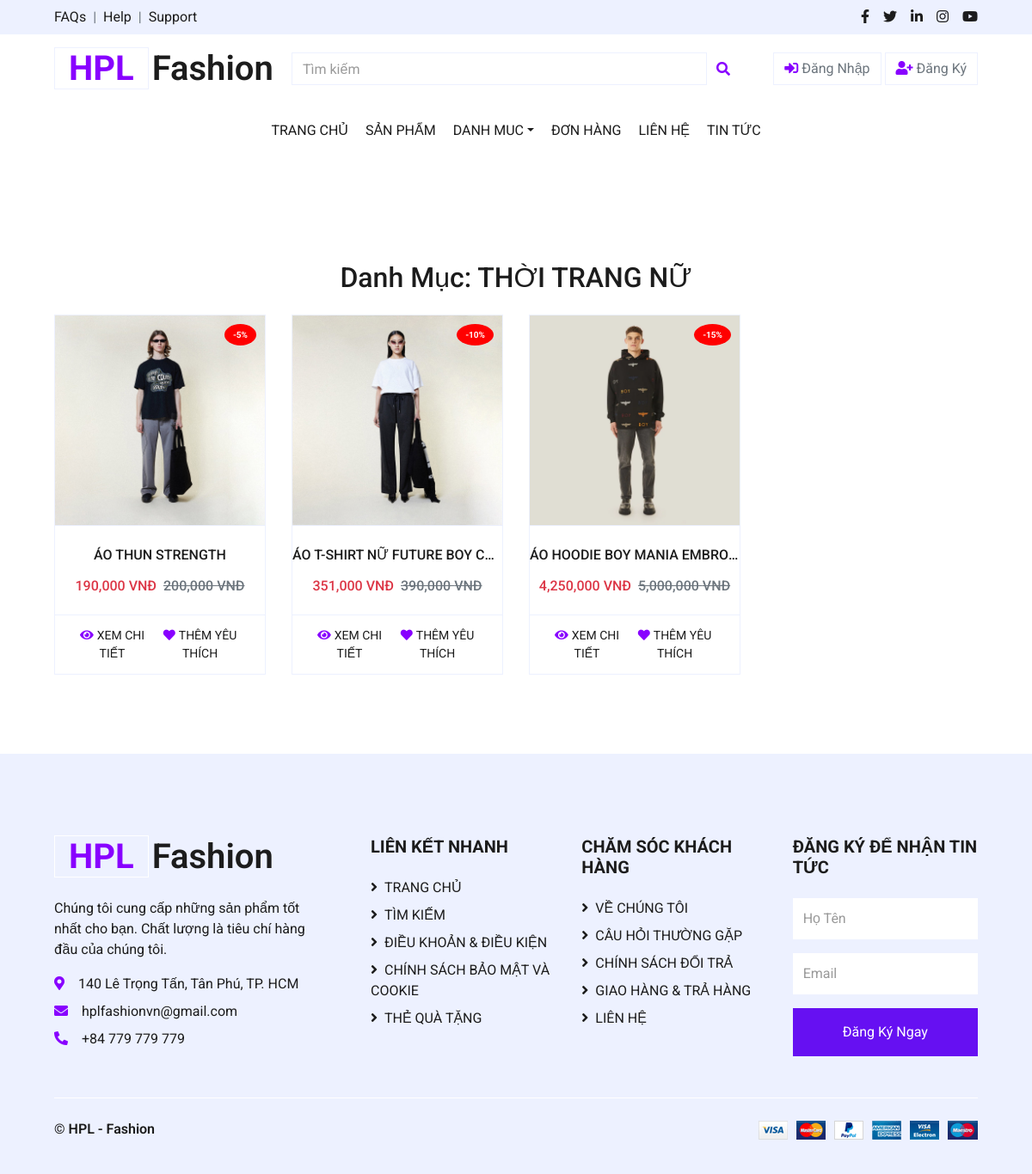
Page /views/collection.php?category_id=4 on the committed database.
### tables this page shows
CREATE TABLE `categories` (
  `category_id` int NOT NULL,
  `category_name` varchar(255) NOT NULL,
  `category_image` varchar(250) NOT NULL
);

CREATE TABLE `products` (
  `product_id` int NOT NULL,
  `product_name` varchar(255) NOT NULL,
  `price` int NOT NULL,
  `category_id` int DEFAULT NULL,
  `subcategory_id` int NOT NULL,
  `image` varchar(255) DEFAULT NULL,
  `image2` varchar(255) DEFAULT NULL,
  `image3` varchar(255) DEFAULT NULL,
  `description` varchar(255) DEFAULT NULL,
  `size` text,
  `discount` int DEFAULT '0',
  `type_id` int DEFAULT NULL,
  `view_count` int DEFAULT '0',
  `created_at` datetime DEFAULT CURRENT_TIMESTAMP
);

### config/Database.php (called while the page is built, shortened)
<?php
class Database {
    private static $servername = "localhost";
    private static $username = "root";
    private static $password = "";
    private static $dbname = "shopthoitrang";
    private static $conn = null;
    public static function getConnection() {
        if (self::$conn === null) {
            self::$conn = new mysqli(self::$servername, self::$username, self::$password, self::$dbname);
        }
        return self::$conn;
    }
    public static function query($sql) {
        $conn = self::getConnection();
        return $conn->query($sql);
    }
}
?>

### views/collection.php (the view, shortened to what this page needs)
<?php
include('../config/database.php');
$category_id = isset($_GET['category_id']) ? (int)$_GET['category_id'] : 0;
$category_query = Database::query("SELECT category_name FROM categories WHERE category_id = $category_id");
$category = $category_query->fetch_array();
$category_name = $category['category_name'];
$product_query = Database::query("SELECT * FROM products WHERE category_id = $category_id");
?>
<!DOCTYPE html>
<html lang="en">
<head>
    <link href="https://cdnjs.cloudflare.com/ajax/libs/font-awesome/5.10.0/css/all.min.css" rel="stylesheet">
    <link href="../css/style.css" rel="stylesheet">
</head>
<body>
    <?php include '../includes/header.php'; ?>
    <div class="container-fluid pt-5">
        <h2 class="text-center mb-4">Danh Mục: <?= $category_name ?></h2>
        <div class="row px-xl-5 pb-3">
            <?php if ($product_query->num_rows > 0): ?>
                <?php while ($product = $product_query->fetch_assoc()): ?>
                    <div class="col-lg-3 col-md-6 col-sm-12 pb-1">
                        <div class="card product-item border-0 mb-4">
                            <div class="card-header product-img position-relative overflow-hidden bg-transparent border p-0">
                                <?php $imagePath = (substr($product['image'], 0, 4) == 'http') ? $product['image'] : '../assets/img_product/' . $product['image']; ?>
                                <img class="img-fluid w-100" src="<?= $imagePath ?>" alt="<?= $product['product_name'] ?>">
                                <?php if ($product['discount'] > 0): ?>
                                    <div class="discount-badge position-absolute">
                                        -<?= $product['discount'] ?>%
                                    </div>
                                <?php endif; ?>
                            </div>
                            <div class="card-body border-left border-right text-center p-0 pt-4 pb-3">
                                <h6 class="text-truncate mb-3"><?= $product['product_name'] ?></h6>
                                <div class="d-flex justify-content-center">
                                    <?php
                                    $discount = $product['discount'];
                                    $discounted_price = $product['price'] * (1 - $discount / 100);
                                    ?>
                                    <h6 class="text-danger"><?= number_format($discounted_price) ?> VNĐ</h6>
                                    <?php if ($discount > 0): ?>
                                        <h6 class="text-muted ml-2"><del><?= number_format($product['price']) ?> VNĐ</del></h6>
                                    <?php endif; ?>
                                </div>
                            </div>
                            <div class="card-footer d-flex justify-content-between bg-light border">
                                <a href="detail.php?id=<?= $product['product_id'] ?>" class="btn btn-sm text-dark p-0">
                                    <i class="fas fa-eye text-primary mr-1"></i>XEM CHI TIẾT
                                </a>
                                <form method="POST" action="" class="d-flex align-items-center">
                                    <button type="submit" name="add_to_favorites" class="btn btn-sm text-dark p-0 bg-white">
                                        <i class="fas fa-heart text-primary mr-1"></i>THÊM YÊU THÍCH
                                    </button>
                                </form>
                            </div>
                        </div>
                    </div>
                <?php endwhile; ?>
            <?php else: ?>
                <p class="text-center">Không có sản phẩm nào trong danh mục này.</p>
            <?php endif; ?>
        </div>
    </div>
    <?php include '../includes/footer.php'; ?>
</body>
</html>

### views/collection.php (style rules this page uses)
.discount-badge { top: 10px; right: 10px; background-color: red; color: white; font-size: 10px; font-weight: bold; padding: 5px 10px; border-radius: 50%; z-index: 10; }

### rows in the picture
categories: category_name "THỜI TRANG NỮ"
products: image (picture), discount "5", product_name "ÁO THUN STRENGTH", discounted_price "190,000", price "200,000"
products: image (picture), discount "10", product_name "ÁO T-SHIRT NỮ FUTURE BOY C…", discounted_price "351,000", price "390,000"
products: image (picture), discount "15", product_name "ÁO HOODIE BOY MANIA EMBRO…", discounted_price "4,250,000", price "5,000,000"
